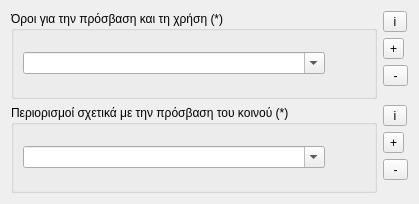
            <widget class="QWidget" name="scrollAreaWidgetContents_9_1">
             <property name="geometry">
              <rect>
               <x>0</x>
               <y>0</y>
               <width>419</width>
               <height>204</height>
              </rect>
             </property>
             <layout class="QGridLayout" name="gridLayout_71">
              <item row="8" column="1">
               <spacer name="verticalSpacer_12">
                <property name="orientation">
                 <enum>Qt::Vertical</enum>
                </property>
                <property name="sizeHint" stdset="0">
                 <size>
                  <width>20</width>
                  <height>40</height>
                 </size>
                </property>
               </spacer>
              </item>
              <item row="5" column="0" rowspan="4">
               <widget class="QGroupBox" name="groupBox_9_3">
                <property name="title">
                 <string>Περιορισμοί σχετικά με την πρόσβαση του κοινού (*)</string>
                </property>
                <layout class="QGridLayout" name="gridLayout_73">
                 <item row="0" column="0">
                  <widget class="QComboBox" name="comboBox_9_2">
                   <property name="editable">
                    <bool>true</bool>
                   </property>
                  </widget>
                 </item>
                 <item row="0" column="1">
                  <spacer name="horizontalSpacer_21">
                   <property name="orientation">
                    <enum>Qt::Horizontal</enum>
                   </property>
                   <property name="sizeType">
                    <enum>QSizePolicy::Minimum</enum>
                   </property>
                   <property name="sizeHint" stdset="0">
                    <size>
                     <width>40</width>
                     <height>20</height>
                    </size>
                   </property>
                  </spacer>
                 </item>
                </layout>
                <zorder>comboBox_9_2</zorder>
                <zorder>horizontalSpacer_21</zorder>
               </widget>
              </item>
              <item row="3" column="1">
               <widget class="QToolButton" name="toolButton_9_2">
                <property name="text">
                 <string> - </string>
                </property>
                <property name="icon">
                 <iconset resource=".qgis2/python/plugins/TATM_Metadata_editor/resources.qrc">
                  <normaloff>:/plugins/Metadata_editor/icons/remove.png</normaloff>:/plugins/Metadata_editor/icons/remove.png</iconset>
                </property>
               </widget>
              </item>
              <item row="1" column="0" rowspan="4">
               <widget class="QGroupBox" name="groupBox_9_2">
                <property name="title">
                 <string>Όροι για την πρόσβαση και τη χρήση (*)</string>
                </property>
                <layout class="QGridLayout" name="gridLayout_72">
                 <item row="0" column="1">
                  <spacer name="horizontalSpacer_20">
                   <property name="orientation">
                    <enum>Qt::Horizontal</enum>
                   </property>
                   <property name="sizeType">
                    <enum>QSizePolicy::Minimum</enum>
                   </property>
                   <property name="sizeHint" stdset="0">
                    <size>
                     <width>40</width>
                     <height>20</height>
                    </size>
                   </property>
                  </spacer>
                 </item>
                 <item row="0" column="0">
                  <widget class="QComboBox" name="comboBox_9_1">
                   <property name="editable">
                    <bool>true</bool>
                   </property>
                  </widget>
                 </item>
                </layout>
               </widget>
              </item>
              <item row="4" column="1">
               <spacer name="verticalSpacer_11">
                <property name="orientation">
                 <enum>Qt::Vertical</enum>
                </property>
                <property name="sizeHint" stdset="0">
                 <size>
                  <width>20</width>
                  <height>40</height>
                 </size>
                </property>
               </spacer>
              </item>
              <item row="2" column="1">
               <widget class="QToolButton" name="toolButton_9_1">
                <property name="text">
                 <string>+</string>
                </property>
                <property name="icon">
                 <iconset resource=".qgis2/python/plugins/TATM_Metadata_editor/resources.qrc">
                  <normaloff>:/plugins/Metadata_editor/icons/add.png</normaloff>:/plugins/Metadata_editor/icons/add.png</iconset>
                </property>
               </widget>
              </item>
              <item row="1" column="1">
               <widget class="QToolButton" name="toolButton_9_5">
                <property name="text">
                 <string> i </string>
                </property>
                <property name="icon">
                 <iconset resource=".qgis2/python/plugins/TATM_Metadata_editor/resources.qrc">
                  <normaloff>:/plugins/Metadata_editor/icons/info.png</normaloff>:/plugins/Metadata_editor/icons/info.png</iconset>
                </property>
               </widget>
              </item>
              <item row="5" column="1">
               <widget class="QToolButton" name="toolButton_9_6">
                <property name="text">
                 <string> i </string>
                </property>
                <property name="icon">
                 <iconset resource=".qgis2/python/plugins/TATM_Metadata_editor/resources.qrc">
                  <normaloff>:/plugins/Metadata_editor/icons/info.png</normaloff>:/plugins/Metadata_editor/icons/info.png</iconset>
                </property>
               </widget>
              </item>
              <item row="6" column="1">
               <widget class="QToolButton" name="toolButton_9_3">
                <property name="text">
                 <string>+</string>
                </property>
                <property name="icon">
                 <iconset resource=".qgis2/python/plugins/TATM_Metadata_editor/resources.qrc">
                  <normaloff>:/plugins/Metadata_editor/icons/add.png</normaloff>:/plugins/Metadata_editor/icons/add.png</iconset>
                </property>
               </widget>
              </item>
              <item row="7" column="1">
               <widget class="QToolButton" name="toolButton_9_4">
                <property name="text">
                 <string> - </string>
                </property>
                <property name="icon">
                 <iconset resource=".qgis2/python/plugins/TATM_Metadata_editor/resources.qrc">
                  <normaloff>:/plugins/Metadata_editor/icons/remove.png</normaloff>:/plugins/Metadata_editor/icons/remove.png</iconset>
                </property>
               </widget>
              </item>
             </layout>
            </widget>
